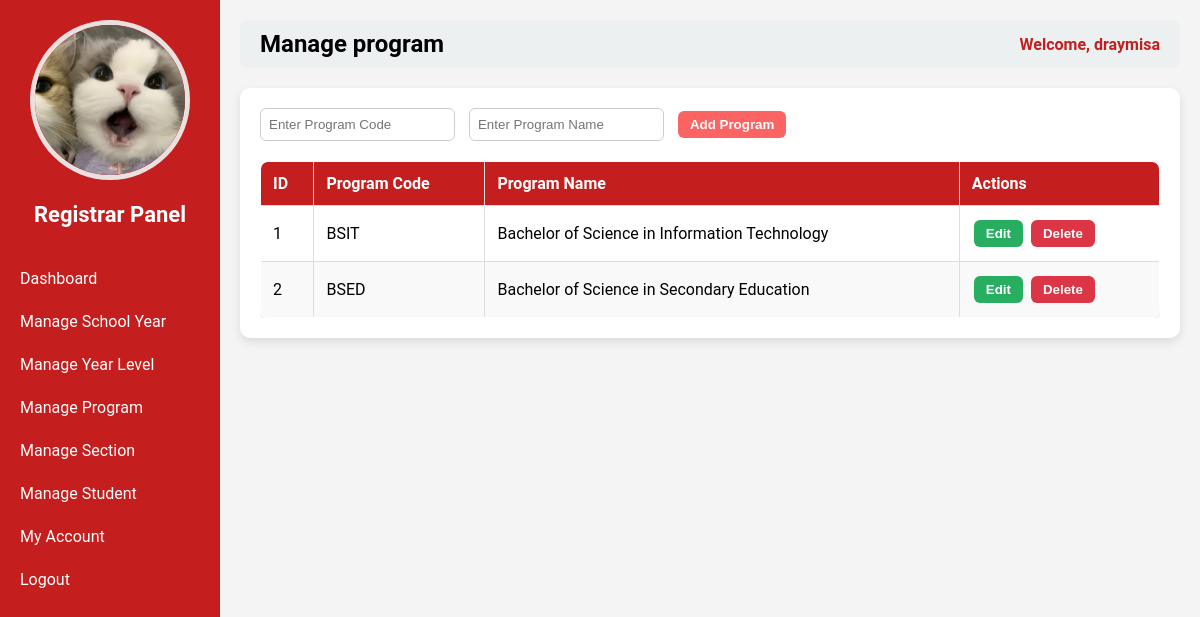
Page /registrar.php?page=manage_program (signed in) on the earlier database version.
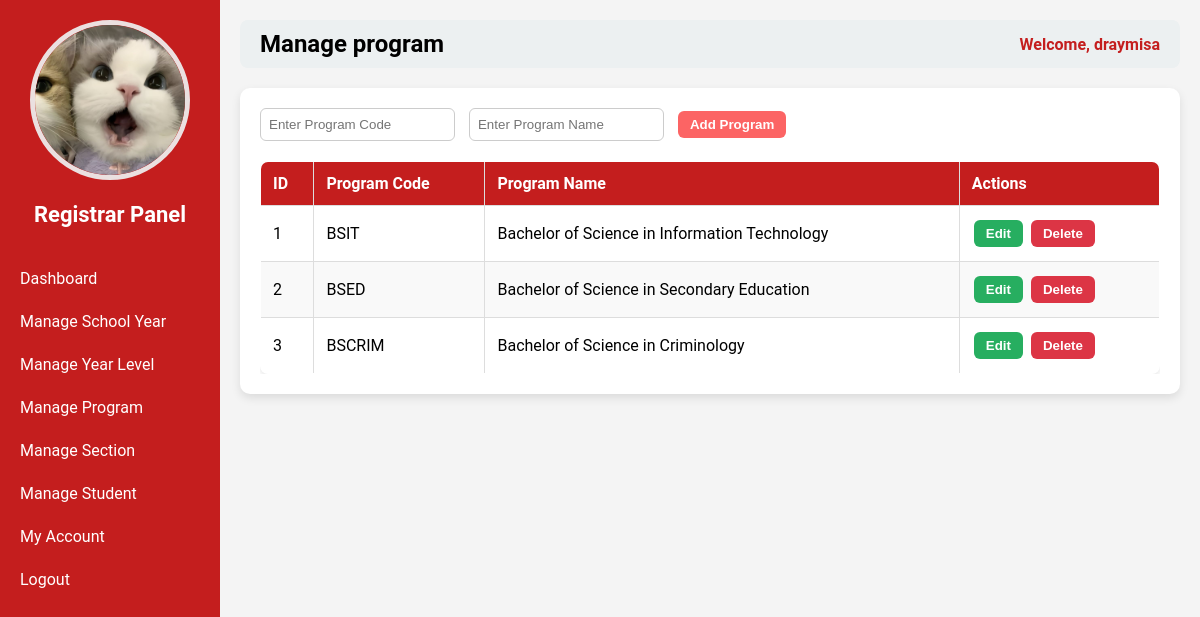
Same page on the later database version.
### tables this page shows
CREATE TABLE `users` (
  `id` int(11) NOT NULL,
  `username` varchar(50) NOT NULL,
  `password` varchar(255) NOT NULL,
  `role` varchar(50) NOT NULL,
  `email` varchar(255) NOT NULL,
  `contact` varchar(50) NOT NULL,
  `status` varchar(50) NOT NULL,
  `img` varchar(255) NOT NULL
);

CREATE TABLE `programs` (
  `id` int(11) NOT NULL,
  `program_code` varchar(50) NOT NULL,
  `program_name` varchar(100) NOT NULL
);

### registrar_pages/manage_program.php (the view, shortened to what this page needs)
<?php
require __DIR__ . '/../db_connect.php';
$edit_mode = false;
$edit_id = null;
$edit_code = "";
$edit_name = "";
$programs = $pdo->query("SELECT * FROM programs ORDER BY id ASC")->fetchAll(PDO::FETCH_ASSOC);
?>
<div class="container">
    <form method="POST" class="form-box">
        <input type="text" name="program_code" placeholder="Enter Program Code"
               value="<?= htmlspecialchars($edit_code); ?>" required>
        <input type="text" name="program_name" placeholder="Enter Program Name"
               value="<?= htmlspecialchars($edit_name); ?>" required>
        <?php if ($edit_mode): ?>
            <input type="hidden" name="id" value="<?= $edit_id; ?>">
            <button type="submit" name="update_program" class="btn btn-warning">Update Program</button>
            <a href="" class="btn btn-secondary">Cancel</a>
        <?php else: ?>
            <button type="submit" name="add_program" class="btn btn-primary">Add Program</button>
        <?php endif; ?>
    </form>
    <div class="table-box">
        <table class="styled-table">
            <thead>
                <tr>
                    <th>ID</th>
                    <th>Program Code</th>
                    <th>Program Name</th>
                    <th>Actions</th>
                </tr>
            </thead>
            <tbody>
            <?php foreach ($programs as $program): ?>
                <tr>
                    <td><?= $program['id']; ?></td>
                    <td><?= htmlspecialchars($program['program_code']); ?></td>
                    <td><?= htmlspecialchars($program['program_name']); ?></td>
                    <td>
                        <form method="POST" class="inline-form">
                            <button type="submit" name="edit_program" class="btn btn-info">Edit</button>
                        </form>
                        <form method="POST" class="inline-form">
                            <button type="submit" name="delete_program" class="btn btn-danger" onclick="return confirm('Are you sure you want to delete this program?')">Delete</button>
                        </form>
                    </td>
                </tr>
            <?php endforeach; ?>
            </tbody>
        </table>
    </div>
</div>

### registrar.php (shortened to what this page needs)
<?php
require 'db_connect.php';
$id = $_SESSION['user_id'];
$stmt = $pdo->prepare("SELECT * FROM users WHERE id=?");
$stmt->execute([$id]);
$user = $stmt->fetch(PDO::FETCH_ASSOC);
$page = isset($_GET['page']) ? $_GET['page'] : 'dashboard';
?>
<!DOCTYPE html>
<html>
<head>
</head>
<body>
<div class="sidebar">
    <div class="column profile-photo">
        <?php if (!empty($user['img'])): ?>
            <img src="<?php echo htmlspecialchars($user['img']); ?>" alt="Profile Image">
        <?php else: ?>
            <img src="default.png" alt="Profile Image">
        <?php endif; ?>
    </div>
    <h2>Registrar Panel</h2>
    <a href="?page=dashboard">Dashboard</a>
    <a href="?page=manage_school_year">Manage School Year</a>
    <a href="?page=manage_year_level">Manage Year Level</a>
    <a href="?page=manage_program">Manage Program</a>
    <a href="?page=manage_section">Manage Section</a>
    <a href="?page=manage_student">Manage Student</a>
    <a href="?page=my_account">My Account</a>
    <a href="logout.php">Logout</a>
</div>
<div class="main-content">
    <div class="header">
        <h2><?php echo ucfirst(str_replace('_',' ', $page)); ?></h2>
        <span>Welcome, <?php echo $_SESSION['username']; ?></span>
    </div>
    <div class="content" style="margin-top:20px;">
        <?php
        $pageFile = "registrar_pages/{$page}.php";
        if (file_exists($pageFile)) {
            include $pageFile;
        } else {
            echo "<p>Page not found.</p>";
        }
        ?>
    </div>
</div>
</body>
</html>

### registrar.php (style rules this page uses)
body { margin:0; font-family:'Roboto', sans-serif; background:#f4f4f4; }
.sidebar { position: fixed; top:0; left:0; width:220px; height:100%; background-color:#c41e1e; color:white; display:flex; flex-direction:column; padding-top:20px; }
.sidebar h2 { text-align:center; margin-bottom:30px; font-size:22px; }
.sidebar a { padding:12px 20px; text-decoration:none; color:white; display:block; transition:0.3s; }
.main-content { margin-left:220px; padding:20px; }
.header { display:flex; justify-content:space-between; align-items:center; background:#ecf0f1; padding:10px 20px; border-radius:8px; }
.header h2 { margin:0; }
.header span { font-weight: bold;color: #c41e1e; }
.profile-photo { text-align: center; }
.profile-photo img { width: 150px; height: 150px; object-fit: cover; border-radius: 50%; border: 5px solid #ebe0e0ff; }

### registrar_pages/manage_program.php (style rules this page uses)
.container { background: #fff; padding: 20px; border-radius: 10px; box-shadow: 0 4px 10px rgba(0,0,0,0.1); margin-top: 20px; }
.form-box { margin-bottom: 20px; }
.form-box input[type="text"] { padding: 8px; border-radius: 6px; border: 1px solid #ccc; margin-right: 10px; }
.table-box { max-height: 400px; overflow-y: auto; }
.styled-table { width: 100%; border-collapse: collapse; border: 1px solid #ddd; border-radius: 8px; overflow: hidden; box-shadow: 0 2px 5px rgba(0,0,0,0.1); }
.styled-table th, .styled-table td { padding: 12px; text-align: left; border: 1px solid #ddd; }
.styled-table thead { background: #c41e1e; color: white; }
.styled-table tr:nth-child(even) { background: #f9f9f9; }
.inline-form { display: inline-block; margin: 2px; }
.btn { padding: 6px 12px; border-radius: 6px; border: none; cursor: pointer; font-weight: bold; color: white; }
.btn-primary { background: #fc6464ff; }
.btn-danger { background: #dc3545; }
.btn-info { background: #27ae60; }

Differences in the rows shown:
added programs: id "3", program_code "BSCRIM", program_name "Bachelor of Science in Criminology"
